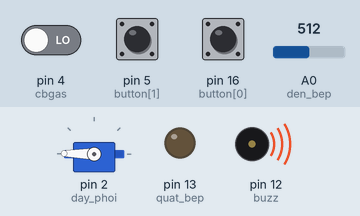
Simulated run of this sketch. Board: Arduino Uno, built with avr-gcc and run on an emulated ATmega328P. On the bench: servo, output pins drawn as LEDs (lit = HIGH), buzzer (waves = sounding, pin HIGH). Inputs (shaded band) come from the test bench; at power-on: pin 5 (button[1]) HIGH, A0 (den_bep) = 512, pin 4 (cbgas) LOW, pin 16 (button[0]) HIGH. What the sketch prints to the serial monitor is not drawn.

Above: at 3.2 s.
3.3 s: pin 5 (button[1]) pulled LOW for 1 s
At 5.3 s:
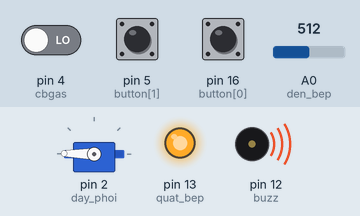
5.9 s: A0 (den_bep) set to 716
7.9 s: pin 4 (cbgas) driven HIGH
9.9 s: A0 (den_bep) set to 102
11.9 s: A0 (den_bep) set to 86
At 12.5 s:
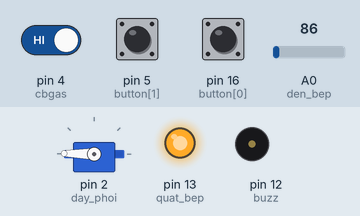
13.4 s: pin 5 (button[1]) pulled LOW for 0.15 s
At 14.0 s:
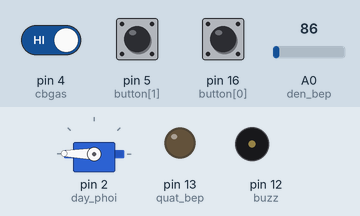
Timing chart, 0 to 16.2 s (numbered marks = the images above; inputs shaded):
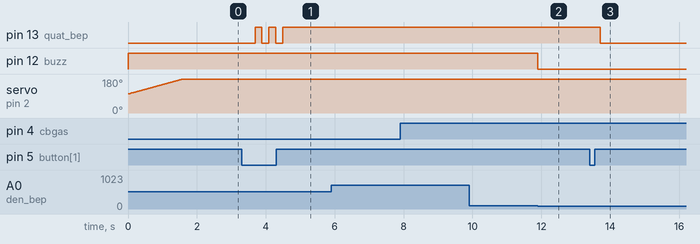

The sketch:

phongbep.ino
```cpp
#include <Servo.h>

#define den_bep 14
#define quat_bep 13
#define buzz 12
#define day_phoi 2

#define cbmua 0
#define cbgas 4
#define cbnd A0


# define N0_OF_BUTTONS 2
// we define two buffers for debouncing
boolean state_drive[3] = {0};
//state_drive[0] la trang thai den dong/mo
//state_drive[1] la trang thai quat dong/mo
//state_drive[2] la la che do cua day phoi auto/thuong
int button[N0_OF_BUTTONS]={16,5};
int debounceButtonBuffer[N0_OF_BUTTONS]={1};


int nhiet_do = 0, gas=0, i=0;
int pos = 179, data_send = 0, data_receive = 0;
Servo day;

void setup() {

  pinMode(den_bep, OUTPUT);
  pinMode(quat_bep, OUTPUT);
  pinMode(buzz, OUTPUT);
  pinMode(button[0], INPUT_PULLUP);
  pinMode(button[1], INPUT_PULLUP);
  pinMode(cbgas, INPUT);
  pinMode(cbnd, INPUT);
  pinMode(cbmua, INPUT);
  digitalWrite(den_bep, LOW);
  digitalWrite(quat_bep, LOW);
  digitalWrite(buzz, HIGH);
  Serial.begin(115200);
  day.attach(day_phoi,500,2400);
  for (pos = 100; pos < 179; )
    {
      pos++;
      day.write(pos);
      delay(20);
    }
    delay(500);

}
void loop() {
  data_send = 0;
  ONLINE();
  REDING_BUTTON();
  DAY_PHOI();
  DEN_VA_QUAT();
  ALARM();
  Serial.write(255);
  Serial.write(data_send);
  Serial.write(nhiet_do);
}

void REDING_BUTTON()
{
  for ( int i = 0; i < N0_OF_BUTTONS ; i ++)
  {
    debounceButtonBuffer[i] = digitalRead(button[i]);
    //Serial.println(digitalRead(button[1]));
    if(debounceButtonBuffer[i]==0){state_drive[i]=!state_drive[i];}
   // Serial.println(state_drive[1]);
  }
  delay(200);
}
void ONLINE() {
    if (Serial.available()) {
     while (Serial.available() )
    {
      data_receive=Serial.read()-48;
    }

    switch (data_receive) {
      case 0: // tat den
        digitalWrite(den_bep, 0);
        state_drive[0] = 0;
        break;
      case 1: // bat den
        digitalWrite(den_bep, 1);
        state_drive[0] = 1;
        break;
      case 2: // tat quat
        digitalWrite(quat_bep, 1);
        state_drive[1] = 0;
        break;
      case 3: // bat quat
        digitalWrite(quat_bep, 0);
        state_drive[1] = 1;
        break;
      case 4: // bat auto rem phoi
        digitalWrite(day_phoi, 1);
        state_drive[2] = 1;
        break;
      case 5: // tat auto rem phoi
        digitalWrite(day_phoi, 0);
        state_drive[2] = 0;
        break;

    }
  }
}
void DEN_VA_QUAT() {
  // BAT/TAT den
  if ( state_drive[0]==1 ) {
      digitalWrite(den_bep, 1); // bat len
      //Serial.write('1');
      data_send += 1;
    }
    else {
      digitalWrite(den_bep, 0); // tat di
      data_send = 0;
      //Serial.write('0');
      data_send += 0;
    }
  // BAT/TAT quat
    if (state_drive[1]==1) {
      digitalWrite(quat_bep, 1); // Bat len
      //Serial.write('1');
      data_send = data_send * 2 + 1;
    }
    else {
      digitalWrite(quat_bep, 0); // tat di
      //Serial.write('0');
      data_send = data_send * 2 + 0;
    }
}
void ALARM() {
  //canh bao khi co khi gas
  nhiet_do = (int)(3.3 * 100.0 * analogRead(cbnd) / 1024.0+30);
  //gas =  3.3 * 100.0 * analogRead(cbnd) / 1024.0;
  if(digitalRead(cbgas))
  {
    gas = 1;
  }
  else
  {
    gas = 0;
  }
  Serial.println(digitalRead(cbgas));
  if (gas == 0 || nhiet_do > 60)
  {
    digitalWrite(buzz, HIGH);
    //state_drive[1]=1;
  }
  else
  {
    digitalWrite(buzz, LOW);
  }

  if (gas == 0 ) {
    //Serial.write('1');
    data_send = data_send * 2 + 1;
  }
  else {
    //Serial.write('0');
    data_send = data_send * 2 + 0;
  }
}
void DAY_PHOI() {
  if ((digitalRead(cbmua) == HIGH) && (pos == 179)) // ko co mua
    {
      while (pos > 0)
      {
        pos--;
        day.write(pos);              // xuất tọa độ ra cho servo
        delay(15);                       // đợi 15 ms cho servo quay đến góc đó rồi tới bước tiếp theo
      }
    }
    if ((digitalRead(cbmua) == LOW) && (pos == 0 )) // co mua
    {
      while (pos < 179)
      {
        pos++;
        day.write(pos);              // xuất tọa độ ra cho servo
        delay(15);                       // đợi 15 ms cho servo quay đến góc đó rồi tới bước tiếp theo
      }
    }
}
```

Measured:
- the behaviour switches between 97 and 96 on A0 (den_bep) (found by bisection; images 1 and 2)
- after the input at 3.3 s, pin 13 (quat_bep): alternates HIGH for 0.20 s and LOW for 0.20 s, 5 changes in all, then stays HIGH, starting after 0.39 s
- after the input at 5.9 s, every drawn part: stays the same
- after the input at 7.9 s, every drawn part: stays the same
- after the input at 9.9 s, every drawn part: stays the same
- after the input at 11.9 s, pin 12 (buzz): HIGH → LOW at once
- after the input at 13.4 s, pin 13 (quat_bep): HIGH → LOW after 0.30 s
